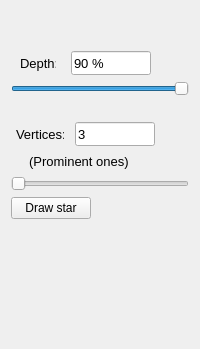
                 <widget class="QWidget" name="page3">
                  <layout class="QVBoxLayout" name="verticalLayout_9">
                   <item>
                    <spacer name="verticalSpacer_7">
                     <property name="orientation">
                      <enum>Qt::Vertical</enum>
                     </property>
                     <property name="sizeType">
                      <enum>QSizePolicy::Fixed</enum>
                     </property>
                     <property name="sizeHint" stdset="0">
                      <size>
                       <width>20</width>
                       <height>40</height>
                      </size>
                     </property>
                    </spacer>
                   </item>
                   <item>
                    <layout class="QVBoxLayout" name="verticalLayout_7">
                     <item>
                      <layout class="QHBoxLayout" name="horizontalLayout_12">
                       <item>
                        <widget class="QLabel" name="label_5">
                         <property name="minimumSize">
                          <size>
                           <width>36</width>
                           <height>24</height>
                          </size>
                         </property>
                         <property name="maximumSize">
                          <size>
                           <width>30</width>
                           <height>24</height>
                          </size>
                         </property>
                         <property name="font">
                          <font>
                           <pointsize>10</pointsize>
                          </font>
                         </property>
                         <property name="text">
                          <string>Depth:</string>
                         </property>
                        </widget>
                       </item>
                       <item>
                        <widget class="QLineEdit" name="lineEditDepth">
                         <property name="sizePolicy">
                          <sizepolicy hsizetype="Fixed" vsizetype="Fixed">
                           <horstretch>0</horstretch>
                           <verstretch>0</verstretch>
                          </sizepolicy>
                         </property>
                         <property name="minimumSize">
                          <size>
                           <width>80</width>
                           <height>24</height>
                          </size>
                         </property>
                         <property name="maximumSize">
                          <size>
                           <width>80</width>
                           <height>24</height>
                          </size>
                         </property>
                         <property name="font">
                          <font>
                           <pointsize>10</pointsize>
                          </font>
                         </property>
                         <property name="focusPolicy">
                          <enum>Qt::NoFocus</enum>
                         </property>
                         <property name="autoFillBackground">
                          <bool>false</bool>
                         </property>
                         <property name="text">
                          <string>90 %</string>
                         </property>
                         <property name="readOnly">
                          <bool>true</bool>
                         </property>
                        </widget>
                       </item>
                       <item>
                        <spacer name="horizontalSpacer_10">
                         <property name="orientation">
                          <enum>Qt::Horizontal</enum>
                         </property>
                         <property name="sizeType">
                          <enum>QSizePolicy::Minimum</enum>
                         </property>
                         <property name="sizeHint" stdset="0">
                          <size>
                           <width>28</width>
                           <height>20</height>
                          </size>
                         </property>
                        </spacer>
                       </item>
                      </layout>
                     </item>
                     <item>
                      <widget class="QSlider" name="depthStarSlider">
                       <property name="minimum">
                        <number>10</number>
                       </property>
                       <property name="maximum">
                        <number>90</number>
                       </property>
                       <property name="singleStep">
                        <number>5</number>
                       </property>
                       <property name="pageStep">
                        <number>5</number>
                       </property>
                       <property name="sliderPosition">
                        <number>90</number>
                       </property>
                       <property name="orientation">
                        <enum>Qt::Horizontal</enum>
                       </property>
                      </widget>
                     </item>
                    </layout>
                   </item>
                   <item>
                    <spacer name="verticalSpacer_6">
                     <property name="orientation">
                      <enum>Qt::Vertical</enum>
                     </property>
                     <property name="sizeType">
                      <enum>QSizePolicy::Fixed</enum>
                     </property>
                     <property name="sizeHint" stdset="0">
                      <size>
                       <width>20</width>
                       <height>20</height>
                      </size>
                     </property>
                    </spacer>
                   </item>
                   <item>
                    <layout class="QVBoxLayout" name="verticalLayout_8">
                     <item>
                      <layout class="QHBoxLayout" name="horizontalLayout_14">
                       <item>
                        <widget class="QLabel" name="label_6">
                         <property name="minimumSize">
                          <size>
                           <width>48</width>
                           <height>24</height>
                          </size>
                         </property>
                         <property name="maximumSize">
                          <size>
                           <width>30</width>
                           <height>24</height>
                          </size>
                         </property>
                         <property name="font">
                          <font>
                           <pointsize>10</pointsize>
                          </font>
                         </property>
                         <property name="text">
                          <string>Vertices:</string>
                         </property>
                        </widget>
                       </item>
                       <item>
                        <widget class="QLineEdit" name="lineEditVertices">
                         <property name="sizePolicy">
                          <sizepolicy hsizetype="Fixed" vsizetype="Fixed">
                           <horstretch>0</horstretch>
                           <verstretch>0</verstretch>
                          </sizepolicy>
                         </property>
                         <property name="minimumSize">
                          <size>
                           <width>80</width>
                           <height>24</height>
                          </size>
                         </property>
                         <property name="maximumSize">
                          <size>
                           <width>80</width>
                           <height>24</height>
                          </size>
                         </property>
                         <property name="font">
                          <font>
                           <pointsize>10</pointsize>
                          </font>
                         </property>
                         <property name="focusPolicy">
                          <enum>Qt::NoFocus</enum>
                         </property>
                         <property name="autoFillBackground">
                          <bool>false</bool>
                         </property>
                         <property name="text">
                          <string>3</string>
                         </property>
                         <property name="readOnly">
                          <bool>true</bool>
                         </property>
                        </widget>
                       </item>
                       <item>
                        <spacer name="horizontalSpacer_12">
                         <property name="orientation">
                          <enum>Qt::Horizontal</enum>
                         </property>
                         <property name="sizeType">
                          <enum>QSizePolicy::Minimum</enum>
                         </property>
                         <property name="sizeHint" stdset="0">
                          <size>
                           <width>28</width>
                           <height>20</height>
                          </size>
                         </property>
                        </spacer>
                       </item>
                      </layout>
                     </item>
                     <item>
                      <widget class="QLabel" name="label_7">
                       <property name="minimumSize">
                        <size>
                         <width>100</width>
                         <height>18</height>
                        </size>
                       </property>
                       <property name="maximumSize">
                        <size>
                         <width>124</width>
                         <height>18</height>
                        </size>
                       </property>
                       <property name="font">
                        <font>
                         <pointsize>10</pointsize>
                        </font>
                       </property>
                       <property name="text">
                        <string>     (Prominent ones)</string>
                       </property>
                      </widget>
                     </item>
                     <item>
                      <widget class="QSlider" name="verticesStarSlider">
                       <property name="minimum">
                        <number>3</number>
                       </property>
                       <property name="maximum">
                        <number>16</number>
                       </property>
                       <property name="singleStep">
                        <number>1</number>
                       </property>
                       <property name="pageStep">
                        <number>3</number>
                       </property>
                       <property name="value">
                        <number>3</number>
                       </property>
                       <property name="sliderPosition">
                        <number>3</number>
                       </property>
                       <property name="orientation">
                        <enum>Qt::Horizontal</enum>
                       </property>
                       <property name="invertedAppearance">
                        <bool>false</bool>
                       </property>
                      </widget>
                     </item>
                    </layout>
                   </item>
                   <item>
                    <layout class="QHBoxLayout" name="horizontalLayout_13">
                     <item>
                      <widget class="QPushButton" name="addRandomPolygon_2">
                       <property name="minimumSize">
                        <size>
                         <width>80</width>
                         <height>22</height>
                        </size>
                       </property>
                       <property name="text">
                        <string>Draw star</string>
                       </property>
                      </widget>
                     </item>
                     <item>
                      <spacer name="horizontalSpacer_11">
                       <property name="orientation">
                        <enum>Qt::Horizontal</enum>
                       </property>
                       <property name="sizeHint" stdset="0">
                        <size>
                         <width>40</width>
                         <height>20</height>
                        </size>
                       </property>
                      </spacer>
                     </item>
                    </layout>
                   </item>
                   <item>
                    <spacer name="verticalSpacer_8">
                     <property name="orientation">
                      <enum>Qt::Vertical</enum>
                     </property>
                     <property name="sizeHint" stdset="0">
                      <size>
                       <width>20</width>
                       <height>119</height>
                      </size>
                     </property>
                    </spacer>
                   </item>
                  </layout>
                 </widget>
